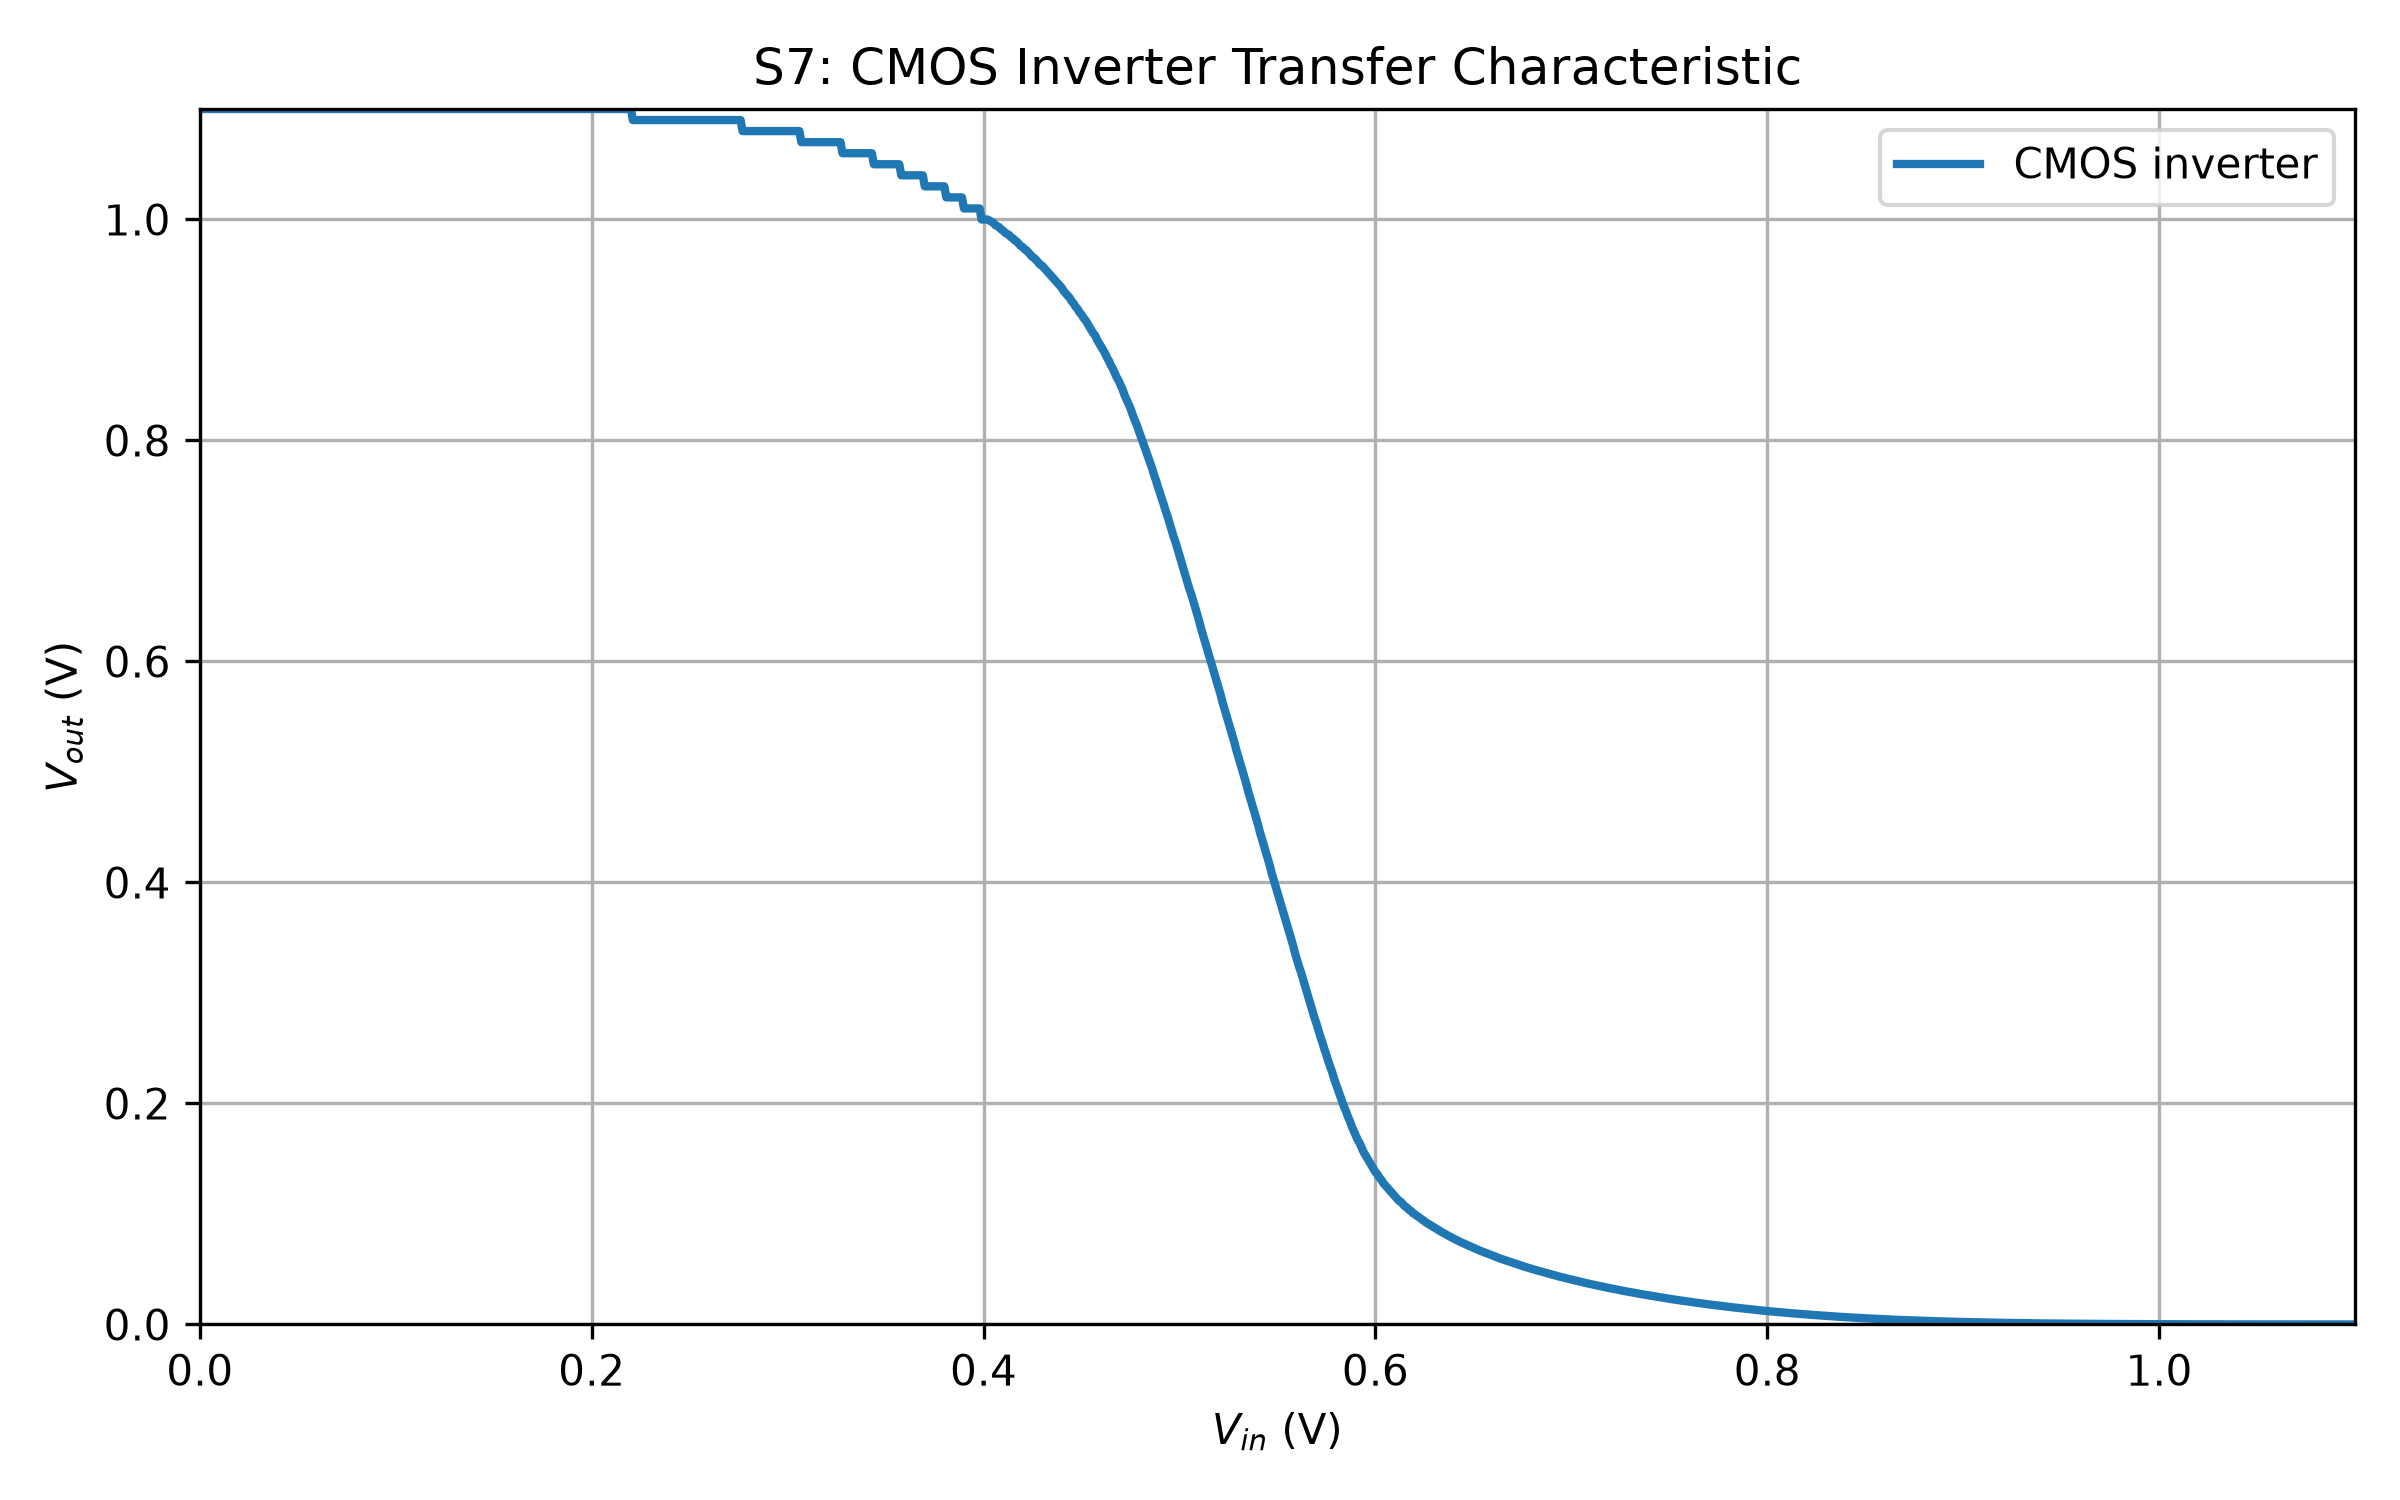

Recreate this plot in Python.

import pandas as pd
import matplotlib.pyplot as plt


df = pd.read_csv("S7Vout.csv")
print(df.columns)
vin = df["VIN"]
vout = df["V(vout)"]


plt.figure(figsize=(8, 5))
plt.plot(vin, vout, linewidth=2, label="CMOS inverter")
plt.xlabel("$V_{in}$ (V)")
plt.ylabel("$V_{out}$ (V)")
plt.title("S7: CMOS Inverter Transfer Characteristic")
plt.xlim(0, 1.1)
plt.ylim(0, 1.1)
plt.grid(True)
plt.legend()
plt.tight_layout()
plt.savefig("S7.png", dpi=300)
plt.show()
